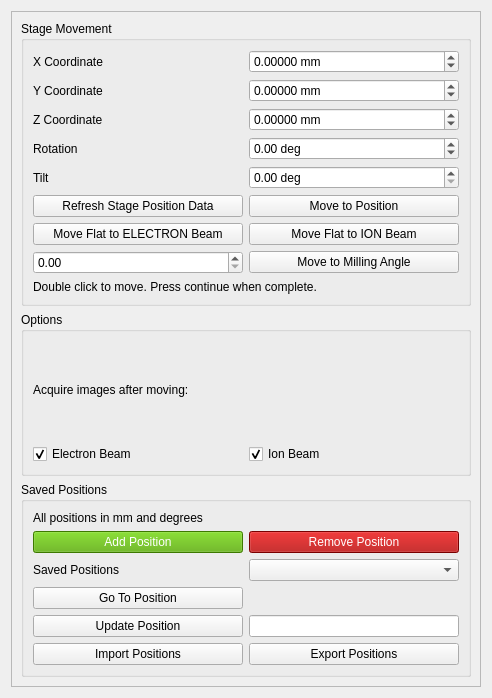
<?xml version="1.0" encoding="UTF-8"?>
<ui version="4.0">
 <class>Form</class>
 <widget class="QWidget" name="Form">
  <property name="geometry">
   <rect>
    <x>0</x>
    <y>0</y>
    <width>492</width>
    <height>698</height>
   </rect>
  </property>
  <property name="windowTitle">
   <string>Form</string>
  </property>
  <layout class="QGridLayout" name="gridLayout">
   <item row="0" column="0" colspan="2">
    <widget class="QScrollArea" name="scrollArea">
     <property name="widgetResizable">
      <bool>true</bool>
     </property>
     <widget class="QWidget" name="scrollAreaWidgetContents">
      <property name="geometry">
       <rect>
        <x>0</x>
        <y>0</y>
        <width>472</width>
        <height>678</height>
       </rect>
      </property>
      <layout class="QGridLayout" name="gridLayout_2">
       <item row="2" column="0">
        <widget class="QGroupBox" name="groupBox_saved_positions">
         <property name="font">
          <font>
           <weight>50</weight>
           <bold>false</bold>
          </font>
         </property>
         <property name="title">
          <string>Saved Positions</string>
         </property>
         <layout class="QGridLayout" name="gridLayout_5">
          <item row="4" column="0">
           <widget class="QPushButton" name="pushButton_update_position">
            <property name="text">
             <string>Update Position</string>
            </property>
           </widget>
          </item>
          <item row="3" column="0">
           <widget class="QPushButton" name="pushButton_go_to">
            <property name="text">
             <string>Go To Position</string>
            </property>
           </widget>
          </item>
          <item row="0" column="0" colspan="2">
           <widget class="QLabel" name="label_positions_header_info">
            <property name="text">
             <string>All positions in mm and degrees</string>
            </property>
           </widget>
          </item>
          <item row="2" column="1">
           <widget class="QComboBox" name="comboBox_positions"/>
          </item>
          <item row="1" column="1">
           <widget class="QPushButton" name="pushButton_remove_position">
            <property name="styleSheet">
             <string notr="true">color: white; background-color: rgb(170, 0, 0)</string>
            </property>
            <property name="text">
             <string>Remove Position</string>
            </property>
           </widget>
          </item>
          <item row="2" column="0">
           <widget class="QLabel" name="label_saved_positions">
            <property name="font">
             <font>
              <weight>50</weight>
              <bold>false</bold>
             </font>
            </property>
            <property name="text">
             <string>Saved Positions</string>
            </property>
           </widget>
          </item>
          <item row="1" column="0">
           <widget class="QPushButton" name="pushButton_save_position">
            <property name="styleSheet">
             <string notr="true">color: white; background-color: rgb(85, 170, 0)</string>
            </property>
            <property name="text">
             <string>Add Position</string>
            </property>
           </widget>
          </item>
          <item row="5" column="0">
           <widget class="QPushButton" name="pushButton_import">
            <property name="text">
             <string>Import Positions</string>
            </property>
           </widget>
          </item>
          <item row="5" column="1">
           <widget class="QPushButton" name="pushButton_export">
            <property name="text">
             <string>Export Positions</string>
            </property>
           </widget>
          </item>
          <item row="4" column="1">
           <widget class="QLineEdit" name="lineEdit_position_name">
            <property name="sizePolicy">
             <sizepolicy hsizetype="Preferred" vsizetype="Fixed">
              <horstretch>0</horstretch>
              <verstretch>0</verstretch>
             </sizepolicy>
            </property>
           </widget>
          </item>
          <item row="3" column="1">
           <widget class="QLabel" name="label_current_position">
            <property name="text">
             <string/>
            </property>
           </widget>
          </item>
         </layout>
        </widget>
       </item>
       <item row="1" column="0">
        <widget class="QGroupBox" name="groupBox_movement_options">
         <property name="title">
          <string>Options</string>
         </property>
         <layout class="QGridLayout" name="gridLayout_4">
          <item row="1" column="0">
           <widget class="QCheckBox" name="checkBox_movement_acquire_electron">
            <property name="text">
             <string>Electron Beam</string>
            </property>
            <property name="checked">
             <bool>true</bool>
            </property>
           </widget>
          </item>
          <item row="1" column="1">
           <widget class="QCheckBox" name="checkBox_movement_acquire_ion">
            <property name="text">
             <string>Ion Beam</string>
            </property>
            <property name="checked">
             <bool>true</bool>
            </property>
           </widget>
          </item>
          <item row="0" column="0" colspan="2">
           <widget class="QLabel" name="label_movement_images">
            <property name="text">
             <string>Acquire images after moving:</string>
            </property>
           </widget>
          </item>
         </layout>
        </widget>
       </item>
       <item row="0" column="0">
        <widget class="QGroupBox" name="groupBox_stage_position">
         <property name="title">
          <string>Stage Movement</string>
         </property>
         <layout class="QGridLayout" name="gridLayout_3">
          <item row="4" column="0">
           <widget class="QLabel" name="label_movement_stage_rotation">
            <property name="text">
             <string>Rotation</string>
            </property>
           </widget>
          </item>
          <item row="8" column="0">
           <widget class="QDoubleSpinBox" name="doubleSpinBox_milling_angle"/>
          </item>
          <item row="7" column="1">
           <widget class="QPushButton" name="pushButton_move_flat_ion">
            <property name="text">
             <string>Move Flat to ION Beam</string>
            </property>
           </widget>
          </item>
          <item row="6" column="0">
           <widget class="QPushButton" name="pushButton_refresh_stage_position_data">
            <property name="text">
             <string>Refresh Stage Position Data</string>
            </property>
           </widget>
          </item>
          <item row="8" column="1">
           <widget class="QPushButton" name="pushButton_move_to_milling_angle">
            <property name="text">
             <string>Move to Milling Angle</string>
            </property>
           </widget>
          </item>
          <item row="4" column="1">
           <widget class="QDoubleSpinBox" name="doubleSpinBox_movement_stage_rotation">
            <property name="suffix">
             <string> deg</string>
            </property>
            <property name="minimum">
             <double>-360.000000000000000</double>
            </property>
            <property name="maximum">
             <double>360.000000000000000</double>
            </property>
           </widget>
          </item>
          <item row="0" column="0">
           <widget class="QLabel" name="label_movement_stage_x">
            <property name="text">
             <string>X Coordinate</string>
            </property>
           </widget>
          </item>
          <item row="3" column="0">
           <widget class="QLabel" name="label_movement_stage_z">
            <property name="text">
             <string>Z Coordinate</string>
            </property>
           </widget>
          </item>
          <item row="5" column="1">
           <widget class="QDoubleSpinBox" name="doubleSpinBox_movement_stage_tilt">
            <property name="suffix">
             <string> deg</string>
            </property>
           </widget>
          </item>
          <item row="3" column="1">
           <widget class="QDoubleSpinBox" name="doubleSpinBox_movement_stage_z">
            <property name="suffix">
             <string> mm</string>
            </property>
            <property name="decimals">
             <number>5</number>
            </property>
            <property name="minimum">
             <double>-100000000000000000.000000000000000</double>
            </property>
            <property name="maximum">
             <double>99999999999999991611392.000000000000000</double>
            </property>
            <property name="singleStep">
             <double>0.001000000000000</double>
            </property>
           </widget>
          </item>
          <item row="5" column="0">
           <widget class="QLabel" name="label_movement_stage_tilt">
            <property name="text">
             <string>Tilt</string>
            </property>
           </widget>
          </item>
          <item row="2" column="1">
           <widget class="QDoubleSpinBox" name="doubleSpinBox_movement_stage_y">
            <property name="suffix">
             <string> mm</string>
            </property>
            <property name="decimals">
             <number>5</number>
            </property>
            <property name="minimum">
             <double>-100000000000000000000.000000000000000</double>
            </property>
            <property name="maximum">
             <double>10000000000000000905969664.000000000000000</double>
            </property>
            <property name="singleStep">
             <double>0.001000000000000</double>
            </property>
           </widget>
          </item>
          <item row="0" column="1">
           <widget class="QDoubleSpinBox" name="doubleSpinBox_movement_stage_x">
            <property name="suffix">
             <string> mm</string>
            </property>
            <property name="decimals">
             <number>5</number>
            </property>
            <property name="minimum">
             <double>-10000000000.000000000000000</double>
            </property>
            <property name="maximum">
             <double>100000000000000000.000000000000000</double>
            </property>
            <property name="singleStep">
             <double>0.001000000000000</double>
            </property>
           </widget>
          </item>
          <item row="6" column="1">
           <widget class="QPushButton" name="pushButton_move">
            <property name="text">
             <string>Move to Position</string>
            </property>
           </widget>
          </item>
          <item row="7" column="0">
           <widget class="QPushButton" name="pushButton_move_flat_electron">
            <property name="text">
             <string>Move Flat to ELECTRON Beam</string>
            </property>
           </widget>
          </item>
          <item row="2" column="0">
           <widget class="QLabel" name="label_movement_stage_y">
            <property name="text">
             <string>Y Coordinate</string>
            </property>
           </widget>
          </item>
          <item row="9" column="0" colspan="2">
           <widget class="QLabel" name="label_movement_instructions">
            <property name="minimumSize">
             <size>
              <width>0</width>
              <height>0</height>
             </size>
            </property>
            <property name="text">
             <string>Double click to move. Press continue when complete.</string>
            </property>
            <property name="wordWrap">
             <bool>true</bool>
            </property>
           </widget>
          </item>
         </layout>
        </widget>
       </item>
      </layout>
     </widget>
    </widget>
   </item>
  </layout>
 </widget>
 <resources/>
 <connections/>
</ui>
